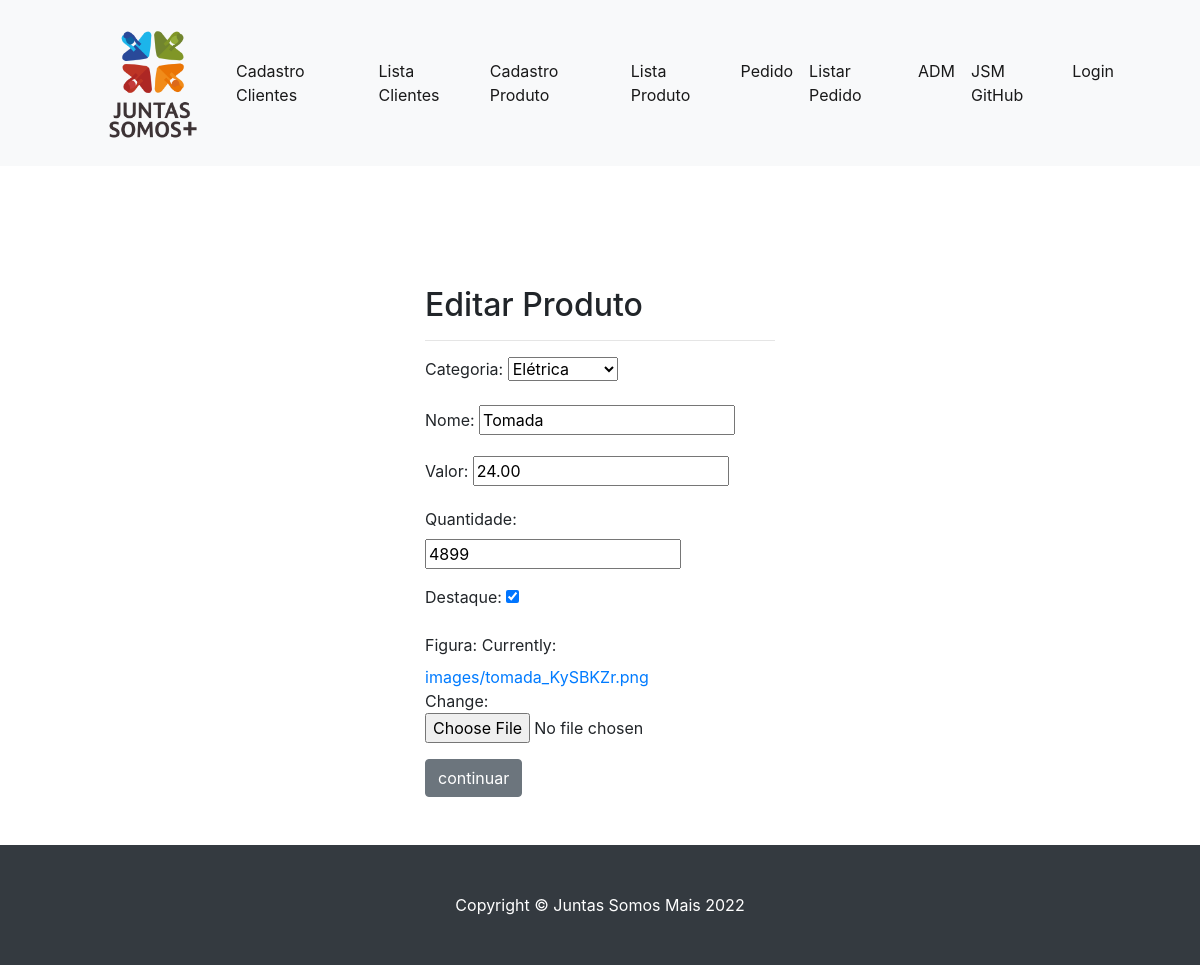
Page /produto/editar/8/ on the committed database.
### jsm_app/models.py (models this page shows, shortened)
class Produto(models.Model):
    categoria = models.ForeignKey(Categoria, on_delete=models.DO_NOTHING) #se deletar a  categoria vai ignorar e manter os produtos
    nome = models.CharField(max_length=100)
    valor = models.DecimalField(max_digits=7, decimal_places=2)
    quantidade = models.IntegerField()  # estoque
    destaque = models.BooleanField(
        null=False, default=0)  # produtos em promocao
    figura = models.ImageField(upload_to='images/')

class Categoria(models.Model):
    nome = models.CharField(max_length=100,  null=False)
    def __str__(self):
        return self.nome

### jsm_app/views.py (the view)
# urls.py: path('produto/editar/<int:id_produto>/', views.editar_produto, name="editar-produto"),
def editar_produto(request, id_produto):
    produto = Produto.objects.get(pk=id_produto)
    form = ProdutoForm(request.POST or None, instance=produto)
    if form.is_valid():
        form.save()
        return redirect('visualizarproduto')
    context = {'produto': produto, 'form': form}
    return render(request, "editar_produto.html", context)

### jsm_app/forms.py
class ProdutoForm(forms.ModelForm):
    class Meta:
        model = Produto
        fields = '__all__'

### jsm_app/templates/editar_produto.html (shortened to what this page needs)
{% extends 'base.html' %}
{% block 'conteudo' %}
<div class="container">
  <br><br><br>
  <div class="row">
    <div class="col-md">
    </div>
    <div class="col-md">
      <h2>Editar Produto</h2>
        <hr> {% comment %}  para colocar uma linha abaixo do Cadastro de Produtos {% endcomment %}
      <form action="{% url 'editar-produto' produto.id %}" method="POST">
        {{ form.as_p }}
        <input class="btn btn-secondary" type="submit" value="continuar" />
      </form>
    </div>
    <div class="col-md">
    </div>
{% endblock %}

### rows in the picture
Produto: categoria "Elétrica", valor "24.00", quantidade "4899", destaque "☑"
Categoria: nome "Tomada"
